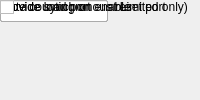
<?xml version="1.0" encoding="UTF-8"?>
<ui version="4.0">
 <class>MainWindow</class>
 <widget class="QMainWindow" name="MainWindow">
  <property name="windowTitle"><string>Counter</string></property>
  <widget class="QWidget" name="centralwidget">
   <!-- NOTE: this is a simplified structural mirror of the generated
        <module>_ui.py, not a full round-trip Designer file. Regenerate
        both from the same spec if you need to edit layout by hand. -->
       <widget class="QLabel" name="label_name">
     <property name="text"><string>Block name</string></property>
    </widget>
       <widget class="QLineEdit" name="name"/>
       <widget class="QLabel" name="label_counter_type">
     <property name="text"><string>Counter type</string></property>
    </widget>
       <widget class="QComboBox" name="counter_type">
     <item><property name="text"><string>Free Running</string></property></item>
     <item><property name="text"><string>Count Limited</string></property></item>
    </widget>
       <widget class="QLabel" name="label_n_bits">
     <property name="text"><string>Number of bits</string></property>
    </widget>
       <widget class="QSpinBox" name="n_bits"/>
       <widget class="QLabel" name="label_count_to_val">
     <property name="text"><string>Count to value (Count Limited only)</string></property>
    </widget>
       <widget class="QLineEdit" name="count_to_val"/>
       <widget class="QLabel" name="label_count_dir">
     <property name="text"><string>Count direction</string></property>
    </widget>
       <widget class="QComboBox" name="count_dir">
     <item><property name="text"><string>Up</string></property></item>
     <item><property name="text"><string>Down</string></property></item>
     <item><property name="text"><string>Up/Down</string></property></item>
    </widget>
       <widget class="QLabel" name="label_init_val">
     <property name="text"><string>Initial value</string></property>
    </widget>
       <widget class="QLineEdit" name="init_val"/>
       <widget class="QLabel" name="label_step">
     <property name="text"><string>Step</string></property>
    </widget>
       <widget class="QLineEdit" name="step"/>
       <widget class="QLabel" name="label_bin_pt">
     <property name="text"><string>Binary point</string></property>
    </widget>
       <widget class="QLineEdit" name="bin_pt"/>
       <widget class="QLabel" name="label_enable_load">
     <property name="text"><string>Provide load port</string></property>
    </widget>
       <widget class="QCheckBox" name="enable_load"/>
       <widget class="QLabel" name="label_enable_sync_rst">
     <property name="text"><string>Provide synchronous reset port</string></property>
    </widget>
       <widget class="QCheckBox" name="enable_sync_rst"/>
       <widget class="QLabel" name="label_enable_enable">
     <property name="text"><string>Gate counting on enable</string></property>
    </widget>
       <widget class="QCheckBox" name="enable_enable"/>
  </widget>
 </widget>
 <resources/>
 <connections/>
</ui>
